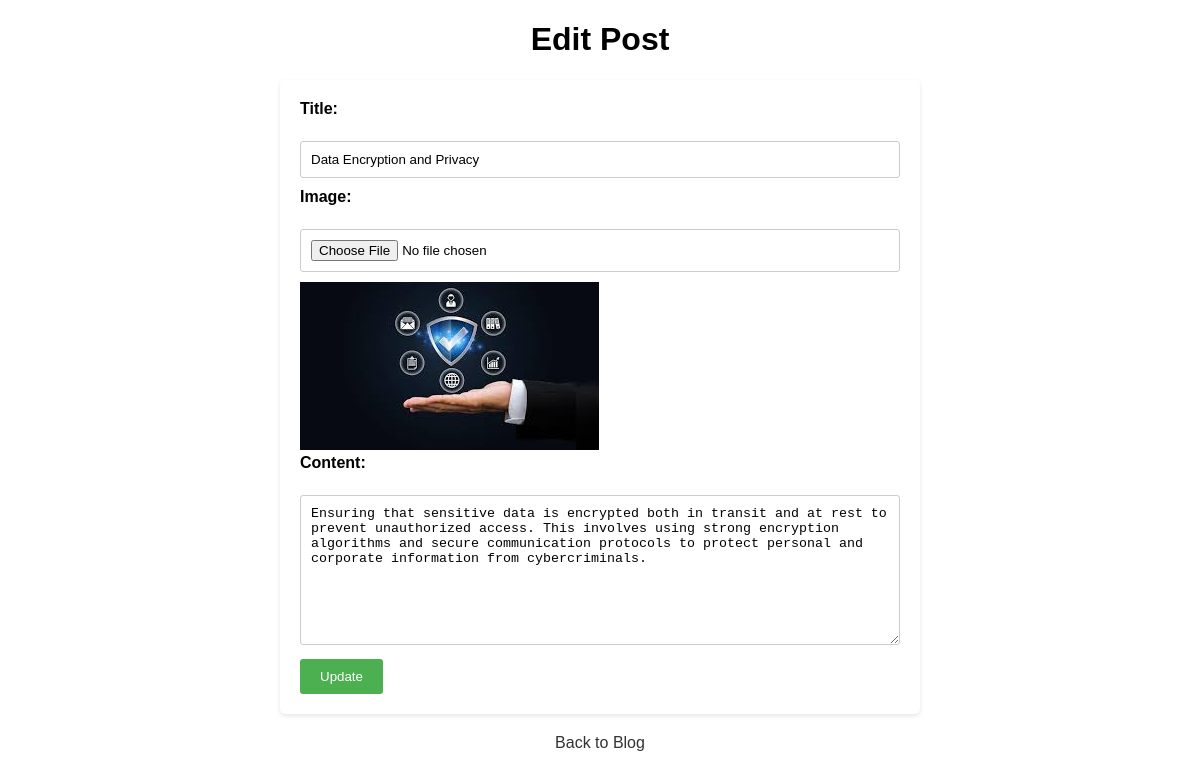
The page /edit_post.php?id=20 on the database its author committed.
### tables this page shows
CREATE TABLE `posts` (
  `id` int(11) NOT NULL,
  `title` varchar(255) NOT NULL,
  `content` text NOT NULL,
  `created_at` timestamp NOT NULL DEFAULT current_timestamp(),
  `image` varchar(255) DEFAULT NULL,
  `user_id` int(11) NOT NULL
);

### edit_post.php (the view, shortened to what this page needs)
<?php
$servername = "127.0.0.1";
$username = "root";
$password = "";
$dbname = "blog_db";
$conn = new mysqli($servername, $username, $password, $dbname);
if ($_SERVER["REQUEST_METHOD"] == "POST") {
    $id = $_POST["id"];
    $title = $_POST["title"];
    $content = $_POST["content"];
    $image = $_FILES["image"]["name"];
    if (!empty($image)) {
        $target_dir = "uploads/";
        $target_file = $target_dir . basename($_FILES["image"]["name"]);
        move_uploaded_file($_FILES["image"]["tmp_name"], $target_file);
        $stmt = $conn->prepare("UPDATE posts SET title=?, content=?, image=? WHERE id=?");
        $stmt->bind_param("sssi", $title, $content, $image, $id);
    } else {
        $stmt = $conn->prepare("UPDATE posts SET title=?, content=? WHERE id=?");
        $stmt->bind_param("ssi", $title, $content, $id);
    }
    if ($stmt->execute()) {
        header("Location: index.php");
    } else {
        echo "Error: " . $stmt->error;
    }
    $stmt->close();
} else {
    $id = $_GET["id"];
    $result = $conn->query("SELECT * FROM posts WHERE id=$id");
    $post = $result->fetch_assoc();
}
?>
<!DOCTYPE html>
<html lang="en">
<head>
    <link rel="stylesheet" href="styles.css">
</head>
<body>
    <h1>Edit Post</h1>
    <form method="post" action="edit_post.php" enctype="multipart/form-data">
        <label for="title">Title:</label><br>
        <input type="text" id="title" name="title" value="<?php echo $post['title']; ?>" required><br>
        <label for="image">Image:</label><br>
        <input type="file" id="image" name="image"><br>
        <img src="uploads/<?php echo $post['image']; ?>" alt="Current Image"><br>
        <label for="content">Content:</label><br>
        <textarea id="content" name="content" required><?php echo $post['content']; ?></textarea><br>
        <input type="submit" value="Update">
    </form>
    <a href="index.php">Back to Blog</a>
</body>
</html>

### css/styles.css (style rules this page uses)
body { font-family: Arial, sans-serif; margin: 0; padding: 0; }
h1 { text-align: center; }
form { max-width: 600px; margin: 0 auto; background-color: #fff; padding: 20px; border-radius: 5px; box-shadow: 0 2px 4px rgba(0, 0, 0, 0.1); }
label { display: block; margin-bottom: 5px; font-weight: bold; }
input[type="text"], input[type="file"], textarea { width: 100%; padding: 10px; margin-bottom: 10px; border: 1px solid #ccc; border-radius: 3px; box-sizing: border-box; }
textarea { height: 150px; }
input[type="submit"] { background-color: #4CAF50; color: white; padding: 10px 20px; border: none; border-radius: 3px; cursor: pointer; }
a { display: block; text-align: center; margin-top: 20px; text-decoration: none; color: #333; }

### rows shown on the page
posts: title "Data Encryption and Privacy", image (picture), content "Ensuring that sensitive data is encrypted both in transit and at rest to prevent unauthorized access. This involves using strong encryption algorithms and secure communication protocols to protect personal and corporate information from cybercriminals."
